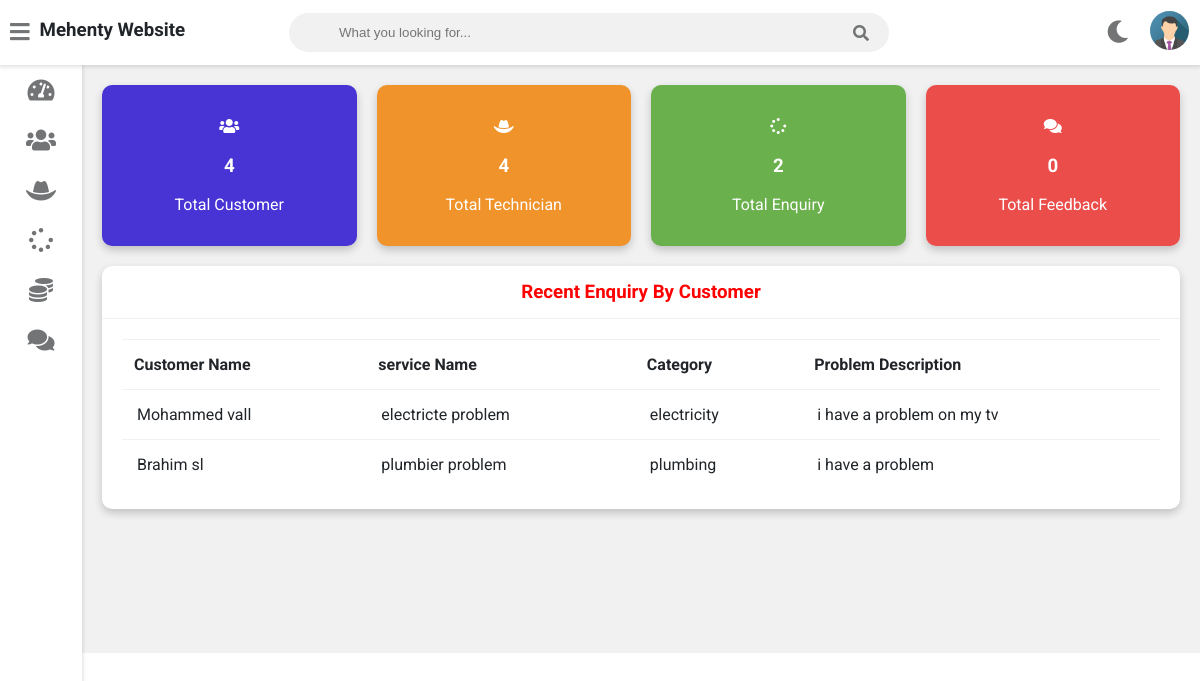
Page /admin-dashboard (signed in) on the committed database.
### service/models.py (models this page shows, shortened)
class Customer(models.Model):
    user=models.OneToOneField(User,on_delete=models.CASCADE)
    profile_pic= models.ImageField(upload_to='profile_pic/CustomerProfilePic/',null=True,blank=True)
    address = models.CharField(max_length=40)
    mobile = models.CharField(max_length=20,null=False)
    @property
    def get_name(self):
        return self.user.first_name+" "+self.user.last_name

class Request(models.Model):
    cat=(('Plumbing', 'Plumbing'),('Electricity', 'Electricity'),('Painting', 'Painting'),('Carpentry', 'Carpentry'))
    category=models.CharField(max_length=50,choices=cat)
    service_no=models.PositiveIntegerField(null=False)
    service_name = models.CharField(max_length=40,null=False)
    problem_description = models.CharField(max_length=500,null=False)
    date=models.DateField(auto_now=True)
    cost=models.PositiveIntegerField(null=True)
    customer=models.ForeignKey('Customer', on_delete=models.CASCADE,null=True)
    Technician=models.ForeignKey('Technician',on_delete=models.CASCADE,null=True)
    stat=(('Pending','Pending'),('Approved','Approved'),('Repairing','Repairing'),('Repairing Done','Repairing Done'),('Released','Released'))
    status=models.CharField(max_length=50,choices=stat,default='Pending',null=True)

### service/views.py (the view)
# urls.py: path('admin-dashboard', views.admin_dashboard_view,name='admin-dashboard'),
@login_required(login_url='adminlogin')
def admin_dashboard_view(request):
    enquiry=models.Request.objects.all().order_by('-id')
    customers=[]
    for enq in enquiry:
        customer=models.Customer.objects.get(id=enq.customer_id)
        customers.append(customer)
    dict={
    'total_customer':models.Customer.objects.all().count(),
    'total_Technician':models.Technician.objects.all().count(),
    'total_request':models.Request.objects.all().count(),
    'total_feedback':models.Feedback.objects.all().count(),
    'data':zip(customers,enquiry),
    }
    return render(request,'service/admin_dashboard.html',context=dict)

### templates/service/admin_dashboard.html
{% extends 'service/adminbase.html' %}
{% load static %}
{% block content %}
	<div class="wrapper">
		<div class="row">
			<div class="col-3 col-m-6 col-sm-6">
				<div class="counter bg-primary">
					<p>
						<i class="fas fa-users"></i>
					</p>
					<h3>{{total_customer}}</h3>
					<p>Total Customer</p>
				</div>
			</div>
			<div class="col-3 col-m-6 col-sm-6">
				<div class="counter bg-warning">
					<p>
						<i class="fas fa-hat-cowboy"></i>
					</p>
					<h3>{{total_Technician}}</h3>
					<p>Total Technician</p>
				</div>
			</div>
			<div class="col-3 col-m-6 col-sm-6">
				<div class="counter bg-success">
					<p>
						<i class="fas fa-spinner"></i>
					</p>
					<h3>{{total_request}}</h3>
					<p>Total Enquiry</p>
				</div>
			</div>
			<div class="col-3 col-m-6 col-sm-6">
				<div class="counter bg-danger">
					<p>
						<i class="fas fa-comments"></i>
					</p>
					<h3>{{total_feedback}}</h3>
					<p>Total Feedback</p>
				</div>
			</div>
		</div>
		<div class="row">
			<div class="col-12 col-m-12 col-sm-12">
				<div class="card">
					<div class="card-header">
						<h3 style="color:red; text-align:center" >Recent Enquiry By Customer
						</h3>
					</div>
					<div class="card-content">
						<table>
							<thead>
								<tr>
									<th>Customer Name</th>
									<th>service Name</th>
									<th>Category</th>
									<th>Problem  Description</th>
								</tr>
							</thead>
							<tbody>
								{% for c,r in data %}
								<tr>
									<td> {{c.get_name}}</td>
									<td> {{r.service_name}}</td>
									<td>{{r.category}}</td>
									<td>{{r.problem_description}}</td>
								</tr>
								{% endfor %}
							</tbody>
						</table>
					</div>
				</div>
			</div>
		</div>
  <br><br><br><br><br><br>
	</div>
{% endblock content %}

### static/style.css (style rules this page uses)
:root { --primary-color: #4834d4; --success-color: #6ab04c; --warning-color: #f0932b; --danger-color: #eb4d4b; --light-color: #212529; --light-second-color: #727475; --light-background: #ffffff; --light-second-background: #f1f1f1; --dark-color: #909090; --dark-second-color: #f5f6fa; --dark-background: #23242D; --dark-second-background: #181818; }
.light { --main-bg-color: var(--light-background); --second-bg-color: var(--light-second-background); --main-color: var(--light-color); --second-color: var(--light-second-color); }
.bg-primary { background: var(--primary-color); }
.bg-success { background: var(--success-color); }
.bg-warning { background: var(--warning-color); }
.bg-danger { background: var(--danger-color); }
* { box-sizing: border-box; }
body { font-family: 'Roboto', sans-serif; background: var(--main-bg-color); color: var(--main-color); margin: 0; }
.wrapper { padding: 10px; margin-left: 82px; padding-top: 75px; background: var(--second-bg-color); transition: margin-left .5s; }
.row { display: flex; flex-wrap: wrap; flex-direction: row; }
.row:after, .row:before { box-sizing: border-box; }
[class*="col-"] { padding: 10px; }
@media only screen and (min-width: 600px) { .col-sm-6 { width: 50%; } }
@media only screen and (min-width: 600px) { .col-sm-12 { width: 100%; } }
@media only screen and (min-width: 768px) { .col-m-6 { width: 50%; } }
@media only screen and (min-width: 768px) { .col-m-12 { width: 100%; } }
@media only screen and (min-width: 992px) { .col-3 { width: 25%; } }
@media only screen and (min-width: 992px) { .col-12 { width: 100%; } }
.counter { padding: 16px; text-align: center; color: #fff; border-radius: 10px; box-shadow: 0 4px 8px 0 rgba(0,0,0,0.2); }
.card { background: var(--main-bg-color); color: var(--main-color); border-radius: 10px; margin-bottom: 10px; box-shadow: 0 4px 8px 0 rgba(0,0,0,0.2); }
.card-header { padding: 15px 30px; border-bottom: 1px solid var(--second-bg-color); position: relative; }
.card-header h3 { margin: 0; }
.card-content { padding: 20px; overflow-x: auto; }
table { border-collapse: collapse; width: 100%; }
table td { border-top: 1px solid var(--second-bg-color); padding: 15px; }
table th { border-top: 1px solid var(--second-bg-color); border-bottom: 1px solid var(--second-bg-color); padding: 15px 12px; text-align: left; }

### rows in the picture
Customer: get_name "Mohammed vall", service_name "electricte problem", category "electricity", problem_description "i have a problem on my tv"
Customer: get_name "Brahim sl", service_name "plumbier problem", category "plumbing", problem_description "i have a problem"

### other values in the picture
{{ total_customer }} "4"
{{ total_Technician }} "4"
{{ total_request }} "2"
{{ total_feedback }} "0"
